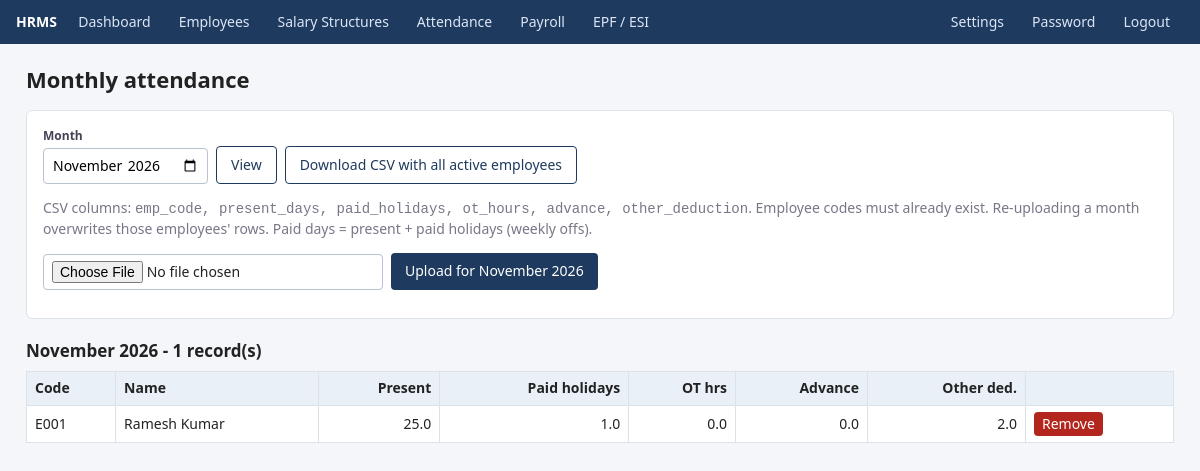
The app's page /attendance (signed in) with its own data.
### models.py (models this page shows, shortened)
class Attendance(Base):
    __tablename__ = "attendance"
    id = Column(Integer, primary_key=True)
    emp_id = Column(Integer, ForeignKey("employees.id"), nullable=False)
    month = Column(String, nullable=False)       # YYYY-MM
    present_days = Column(Float, default=0)
    paid_holidays = Column(Float, default=0)     # weekly offs / paid holidays / paid leave
    ot_hours = Column(Float, default=0)
    advance = Column(Float, default=0)
    other_deduction = Column(Float, default=0)
    employee = relationship("Employee")
    __table_args__ = (UniqueConstraint("emp_id", "month"),)

class Employee(Base):
    __tablename__ = "employees"
    id = Column(Integer, primary_key=True)
    emp_code = Column(String, unique=True, nullable=False)
    name = Column(String, nullable=False)
    father_name = Column(String)
    gender = Column(String)
    dob = Column(Date)
    doj = Column(Date)
    dol = Column(Date)
    designation = Column(String)
    department = Column(String)
    mobile = Column(String)
    address = Column(Text)
    aadhaar = Column(String, unique=True)
    pan = Column(String, unique=True)
    uan = Column(String, unique=True)
    esic_no = Column(String, unique=True)
    bank_name = Column(String)
    bank_acct = Column(String)
    ifsc = Column(String)
    category_id = Column(Integer, ForeignKey("categories.id"))
    basic_override_day = Column(Float)           # personal daily basic overriding category
    status = Column(String, default="Active")    # Active / Left
    category = relationship("Category", back_populates="employees")

### app.py (the view, shortened to what this page needs)
@app.route("/attendance", methods=["GET", "POST"])
def attendance():
    month = valid_month(request.values.get("month") or date.today().strftime("%Y-%m"))
    result = None
    rows = db.query(Attendance).join(Employee).filter(Attendance.month == month).order_by(Employee.emp_code).all()
    return render_template("attendance.html", month=month, rows=rows, result=result)

### app.py (called while the page is built)
@app.teardown_appcontext
def _shutdown(exc=None):
    db.remove()

@app.before_request
def _auth():
    if request.endpoint in ("login", "static"):
        return
    if "uid" not in session:
        return redirect(url_for("login", next=request.path))

@app.context_processor
def _ctx():
    return dict(S=get_settings(), today=date.today(), cur_month=date.today().strftime("%Y-%m"),
                month_label=pdfs.month_label,
                cats_all=db.query(Category).order_by(Category.name).all() if "uid" in session else [])

def valid_month(m):
    try:
        y, mo = map(int, (m or "").split("-"))
        assert 2000 < y < 2100 and 1 <= mo <= 12
        return m
    except Exception:
        abort(400, "Invalid month")

### models.py (called while the page is built)
def get_settings():
    s = dict(DEFAULT_SETTINGS)
    for row in db.query(Setting).all():
        s[row.key] = row.value
    return s

### pdfs.py (called while the page is built)
def month_label(month):
    return datetime.strptime(month, "%Y-%m").strftime("%B %Y")

### templates/attendance.html (shortened to what this page needs)
{% extends "base.html" %}{% block body %}
<h1>Monthly attendance</h1>
<div class="card">
<form method="get" class="row"><div><label>Month</label><input type="month" name="month" value="{{ month }}"></div><button class="btn sec">View</button>
<a class="btn sec" href="{{ url_for('attendance_template', month=month) }}">Download CSV with all active employees</a></form>
<p class="muted">CSV columns: <code>emp_code, present_days, paid_holidays, ot_hours, advance, other_deduction</code>. Employee codes must already exist. Re-uploading a month overwrites those employees' rows. Paid days = present + paid holidays (weekly offs).</p>
<form method="post" enctype="multipart/form-data" class="row"><input type="hidden" name="month" value="{{ month }}">
<input type="file" name="file" accept=".csv" required style="width:340px"><button class="btn">Upload for {{ month_label(month) }}</button></form>
</div>
<h2>{{ month_label(month) }} - {{ rows|length }} record(s)</h2>
<div class="scroll"><table><tr><th>Code</th><th>Name</th><th class="n">Present</th><th class="n">Paid holidays</th><th class="n">OT hrs</th><th class="n">Advance</th><th class="n">Other ded.</th><th></th></tr>
{% for a in rows %}<tr><td>{{ a.employee.emp_code }}</td><td>{{ a.employee.name }}</td><td class="n">{{ a.present_days }}</td><td class="n">{{ a.paid_holidays }}</td><td class="n">{{ a.ot_hours }}</td><td class="n">{{ a.advance }}</td><td class="n">{{ a.other_deduction }}</td>
<td><form method="post" action="{{ url_for('attendance_delete', aid=a.id) }}"><button class="btn red" style="padding:2px 8px">Remove</button></form></td></tr>
{% else %}<tr><td colspan="8" class="muted">No attendance uploaded for this month.</td></tr>{% endfor %}</table></div>
{% endblock %}

### static/style.css (style rules this page uses)
* { box-sizing:border-box }
body { font:14px/1.45 Segoe UI,Arial,sans-serif;margin:0;background:#f4f6f9;color:#222 }
h1 { font-size:22px;margin:0 0 14px }
h2 { font-size:17px;margin:20px 0 8px }
.card { background:#fff;border:1px solid #dde2ea;border-radius:6px;padding:16px;margin-bottom:16px }
table { border-collapse:collapse;width:100%;background:#fff }
th,td { border:1px solid #dde2ea;padding:6px 8px;text-align:left }
th { background:#eaf0f8 }
td.n,th.n { text-align:right }
.scroll { overflow-x:auto }
input,select,textarea { padding:6px 8px;border:1px solid #b9c2d0;border-radius:4px;font:inherit;width:100% }
label { display:block;font-weight:600;font-size:12px;color:#445;margin-bottom:3px }
.btn { display:inline-block;background:#1f3a5f;color:#fff;border:0;padding:8px 14px;border-radius:4px;cursor:pointer;text-decoration:none;font:inherit }
.btn.sec { background:#fff;color:#1f3a5f;border:1px solid #1f3a5f }
.btn.red { background:#b3261e }
.row { display:flex;gap:8px;flex-wrap:wrap;align-items:end;margin-bottom:12px }
.row>* { width:auto }
.muted { color:#778 }

### records on screen
Attendance: employee.emp_code "E001", employee.name "Ramesh Kumar", present_days "25.0", paid_holidays "1.0", ot_hours "0.0", advance "0.0", other_deduction "2.0"

### other values on screen
{{ month_label(month) }} "November 2026"
{{ rows|length }} "1"
